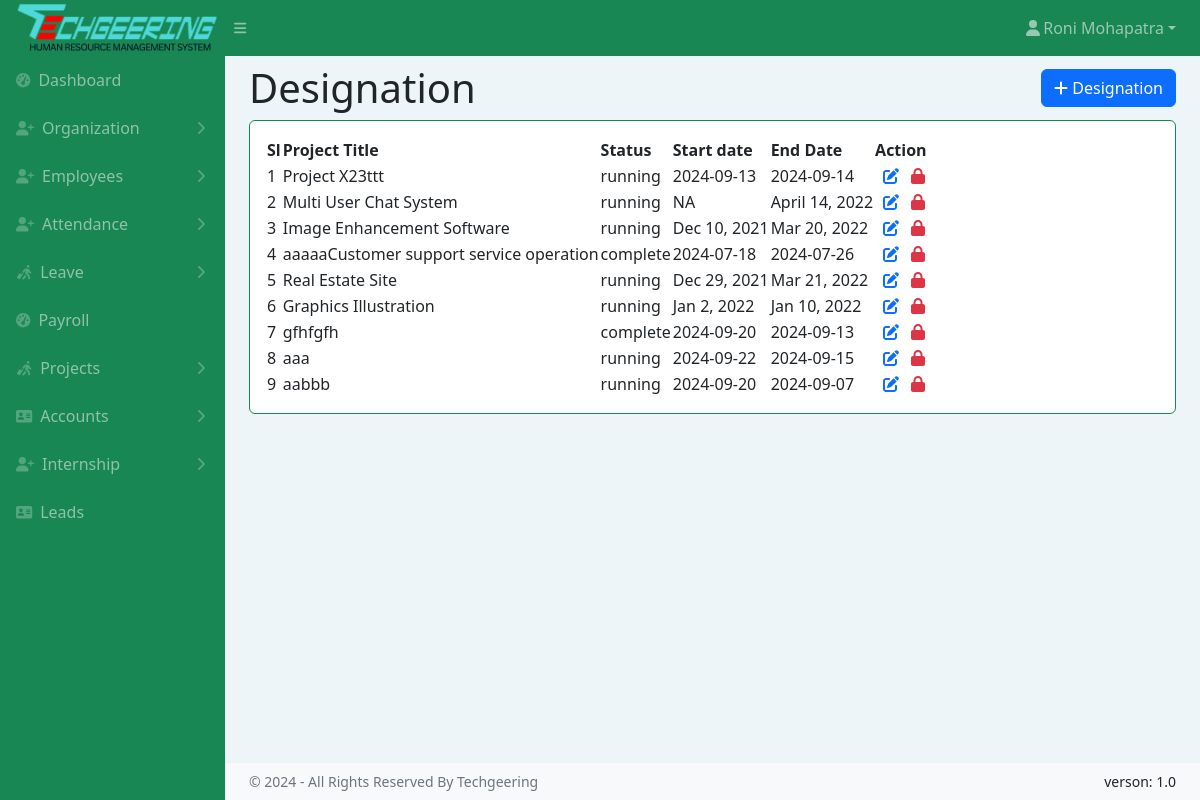
The app's page /project.php (signed in), older data.
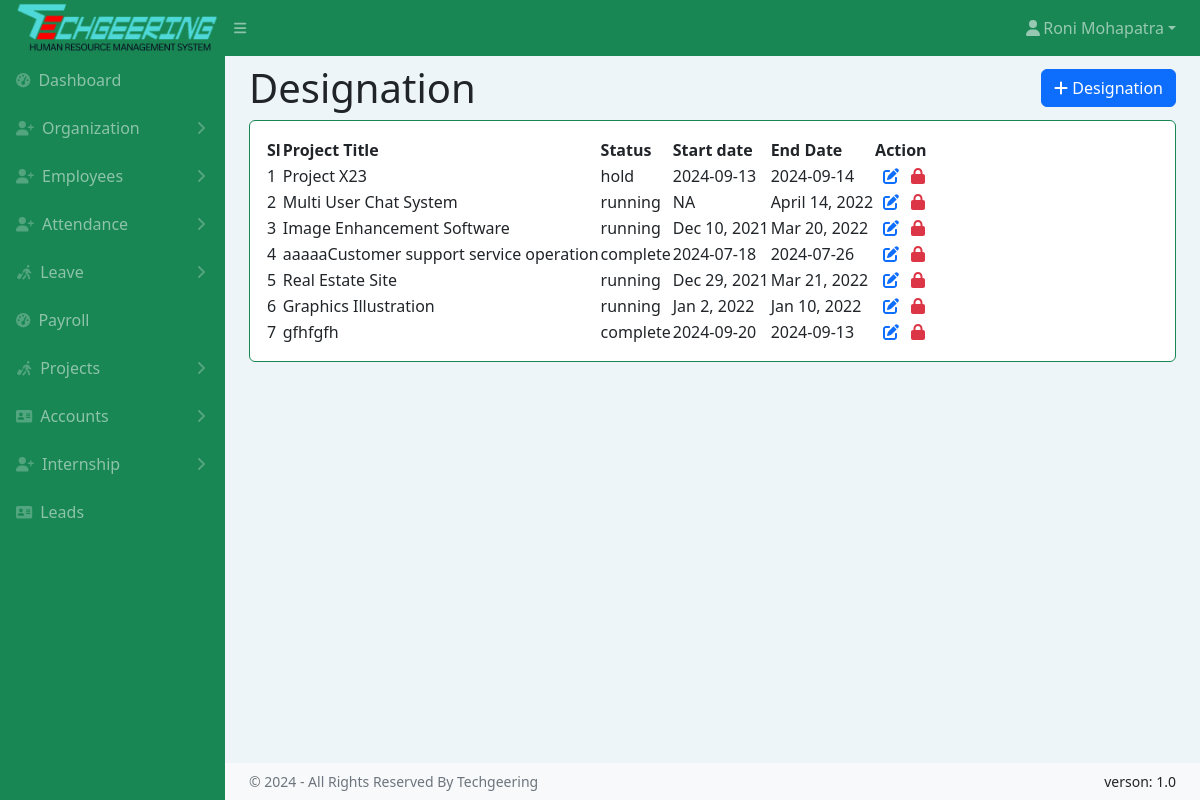
The same page, newer data.
### tables this page shows
CREATE TABLE `project` (
  `id` int(14) NOT NULL,
  `pro_name` varchar(128) DEFAULT NULL,
  `pro_start_date` varchar(128) DEFAULT NULL,
  `pro_end_date` varchar(128) DEFAULT NULL,
  `pro_description` varchar(1024) DEFAULT NULL,
  `pro_summary` varchar(512) DEFAULT NULL,
  `pro_status` enum('upcoming','complete','running','hold') NOT NULL DEFAULT 'running',
  `progress` varchar(128) DEFAULT NULL
);

### project.php (the view, shortened to what this page needs)
<!DOCTYPE html>
<html lang="en">
<head>
    <link href="https://cdn.jsdelivr.net/npm/simple-datatables@7.1.2/dist/style.min.css" rel="stylesheet" />
    <link href="assets/css/styles.css" rel="stylesheet" />
</head>
<body class="sb-nav-fixed">
    <?php include 'common/topnav.php' ?>
    <div id="layoutSidenav">
        <?php include 'common/sidenav.php' ?>
        <div id="layoutSidenav_content">
            <main>
                <div class="container-fluid px-4">
                    <div class="d-flex justify-content-between align-items-center">
                        <h1 class="my-2">Designation</h1>
                        <button type="button" class="btn btn-primary" data-bs-toggle="modal" data-bs-target="#addDept">
                            <i class="fa-solid fa-plus"></i> Designation
                        </button>
                    </div>
                    <div class="card mb-4">
                        <div class="card-body">
                            <table id="datatablesSimple">
                                <thead>
                                    <tr>
                                        <th>Sl</th>
                                        <th>Project Title</th>
                                        <th>Status</th>
                                        <th>Start date</th>
                                        <th>End Date</th>
                                        <th>Action</th>
                                    </tr>
                                </thead>
                                <tbody>
                                    <?php
                                    include "common/conn.php";
                                    $sql = "SELECT * FROM project";
                                    $result = $conn->query($sql);
                                    if ($result->num_rows > 0) {
                                        while ($row = $result->fetch_assoc()) {
                                    ?>
                                            <tr>
                                            <td><?php echo $row["id"]; ?></td>
                                            <td><?php echo $row["pro_name"]; ?></td>
                                            <td><?php echo $row["pro_status"]; ?></td>
                                            <td><?php echo $row["pro_start_date"]; ?></td>
                                            <td><?php echo $row["pro_end_date"]; ?></td>
                                                <th>
                                                    <i class="fa-solid fa-pen-to-square me-2 ms-2 text-primary"></i>
                                                    <i class="fa-solid fa-lock text-danger"></i>
                                                </th>
                                            </tr>
                                    <?php
                                        }
                                    } else {
                                        echo "0 results";
                                    }
                                    ?>
                                </tbody>
                            </table>
                        </div>
                    </div>
                </div>
            </main>
            <?php include 'common/copyrightfooter.php' ?>
        </div>
    </div>
</body>
</html>

Row changes from the older to the newer data that the page shows:
removed project: id "8", pro_name "aaa", pro_status "running", pro_start_date "2024-09-22", pro_end_date "2024-09-15"
removed project: id "9", pro_name "aabbb", pro_status "running", pro_start_date "2024-09-20", pro_end_date "2024-09-07"
changed project id 1: pro_name "Project X23ttt" → "Project X23"; pro_status "running" → "hold"
